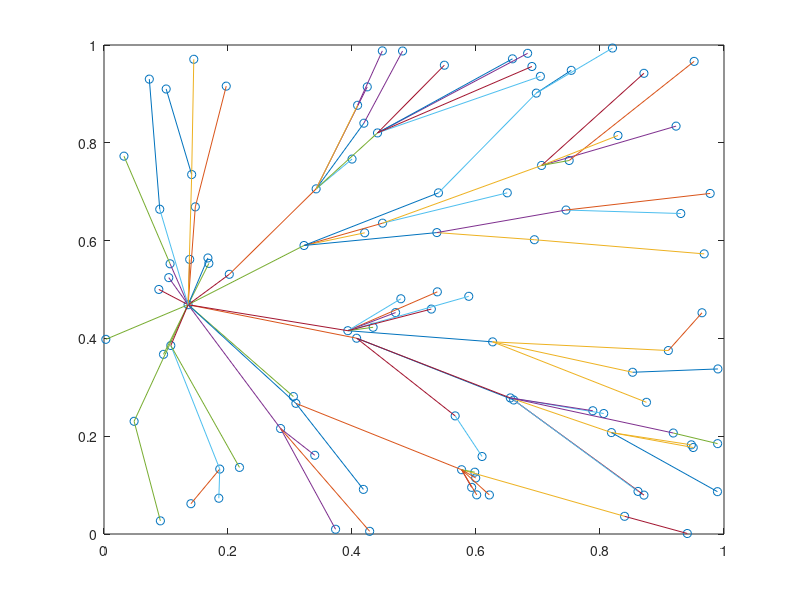

Reproduce this figure in MATLAB.
function dijkstra
%% Centralized Dijkstra's algorithm
% It is complete and works
%% Create the points' coordinates
clear,clc,close all
N=101;
P=rand(N,2);
plot(P(:,1),P(:,2),'o')
hold on

%% Initialize
INF=100;

d=ones(1,N)*INF;
d((N+1)/2)=0;
previous=-1*ones(1,N);
% If element 'i' of temp is zero, it means it has not been processed yet
temp=zeros(1,N);
for kk=1:N %For all vertices
    [m u]=min(d+temp*2*INF);
    temp(u)=1;
    for jj=[1:u-1 u+1:N] % For each neighbor 'jj' of 'u'
		dist=norm(P(u,:)-P(jj,:)); % distance to 'jj' from 'u'
		if dist > .3
			dist=INF;
		end
        alt=d(u)+dist;
        if (alt < d(jj))
            d(jj) = alt;
            previous(jj) = u;
        end
    end 
end
%% Plot the tree
for kk=1:N
	if previous(kk) > 0
		p1=P(kk,:);
		p2=P(previous(kk),:);
	plot([p1(1) p2(1)],[p1(2) p2(2)])
	end
end

%%
function routeWithFailure
clc
% 4 vertices
    %cost=diag([3 1 1],1)+diag([1 2],2)+diag(5,3)
% Construct the matrix with the cost between any two nodes
cost=construct([3 1 5 1 2 1]) ;
[d,previous]=Dijkstra(cost);

function [d,previous]=Dijkstra(cost)
INF=100;
N=length(cost);
d=ones(1,N)*INF;
d(1)=0;
previous=-1*ones(1,N);
temp=ones(1,N);
for kk=1:N %For all vertices
    [m u]=min(d+(~temp)*2*INF);
    temp(u)=0;
    for jj=[1:u-1 u+1:N] % For each neighbor 'jj' of 'u'
        alt=d(u)+cost(u,jj); % distance to 'jj' from 'u'
        if (alt < d(jj))
            d(jj) = alt;
            previous(jj) = u;
        end
    end 
end

function cost = construct(v)
% Construct adjacecy matrix
x=length(v);
N=(1+sqrt(1+8*x))/2;
if (N~=round(N))
    error('The lenght of the input vector to "construct" is incorrect')
end
cost = zeros(N);
punt=0;
for kk=1:N-1;
    num=N-kk;
    cost(kk,kk+(1:num))=v(punt+(1:num));
    punt=punt+num;
end
cost=cost+cost';
% vim:foldmethod=marker:ts=4:sw=4:tw=76
